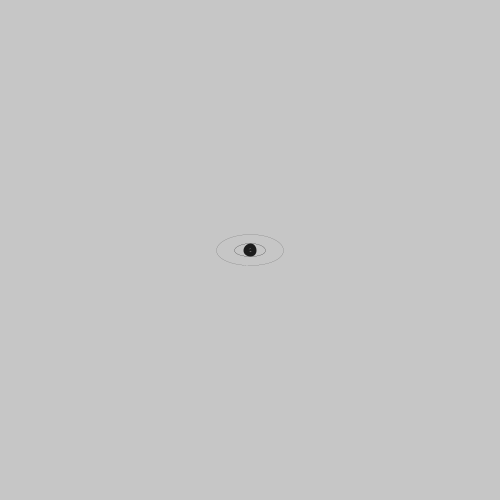
Frame 1 (no input)
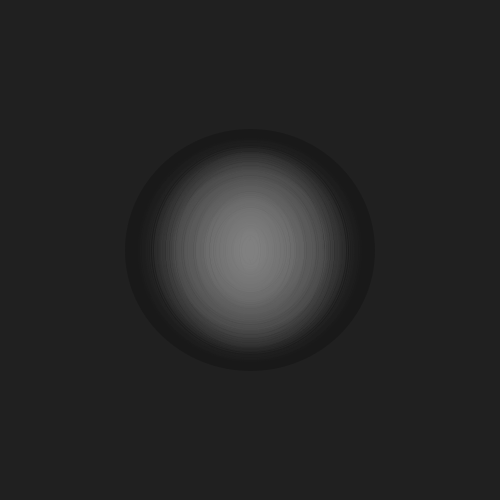
Frame 60 (the mouse pressed at the canvas centre just before this capture)
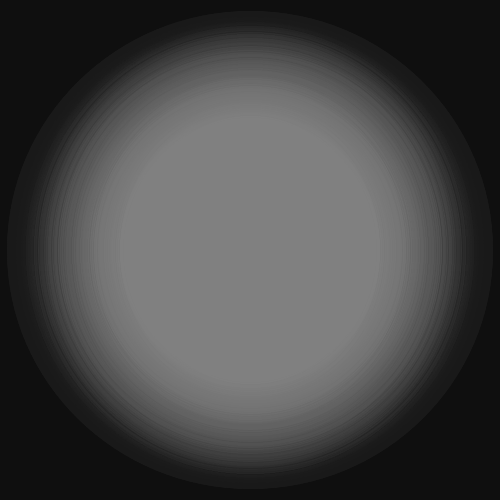
Frame 120 (the mouse held since frame 60 and released just before this capture)

The Processing sketch that drew these frames (run headless with seeded random() and noise(); from frame 60 on, the mouse is pressed at the canvas centre):

// Processing sketch: processing_30577
// ── processing_30577.pde

float x, y;                                 //variaveis
float velx, vely;
float lim = 5;
 
void setup() {              
  size(500, 500);                           //tamanho da imagem
  smooth();
  x = lim;
  y = lim;
  velx = 20 / lim;
  vely = 20 / lim;
}
 
void draw() {                               //açoes do void setup - draw
  noStroke();
  fill(0, 8);
  rect (0, 0, width, height);
 
  ellipseMode(CENTER);                      //definiçoes de surgimento da ellipse
  fill(255, 1);
  for ( int i = 0; i < 5; i++) {
    int m = int ( random ( 5, 10));
    stroke(25, 800);
    strokeWeight (m /((m-i) *i +1));
    ellipse(width/2, height/2, x - 2*m*i, y - m*i);
    m += 2*m;
  }
 
  if (x > width-10 || x < lim) velx *= (-1);    //condições
  if (y > height-5 || y < lim) vely *= (-1);
 
  x += 1*velx;
  y -= 1*vely;
}
